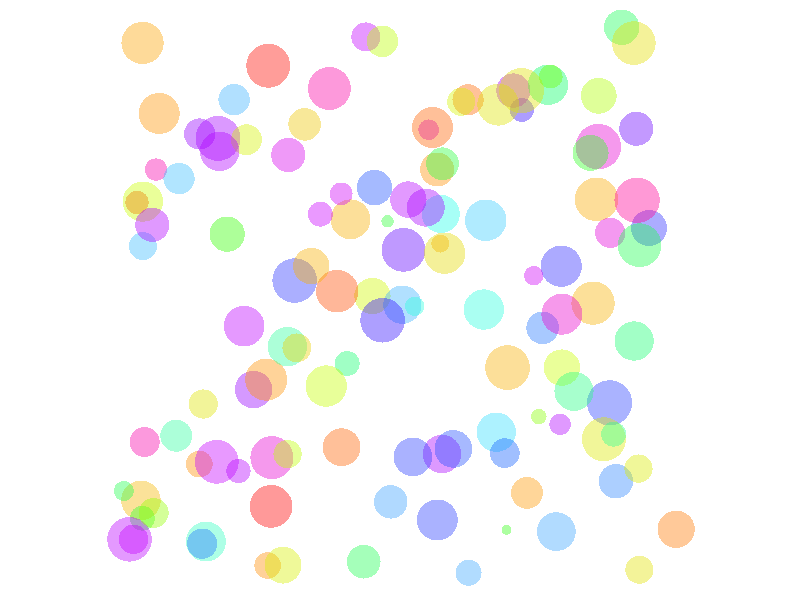

Write R code to recreate this figure.
# Load the libraries
library(ggplot2)
library(scales)

# Set seed for reproducibility
set.seed(123456789)

# Generate sample data
n <- 120  # Number of circles
data <- data.frame(
  x = runif(n, 0, 256),
  y = runif(n, 0, 256),
  size = runif(n, 1, 81),
  fill = runif(n)
)

# Create the plot
p <- ggplot(data, aes(x = x, y = y)) +
  geom_point(aes(size = size, color = fill), shape = 16, alpha = 0.4) +
  scale_size(range = c(3, 15)) +
  scale_color_gradientn(colors = rainbow(10), guide = "none") +
  theme_void() +
  theme(legend.position = "none") +
  coord_fixed(ratio = 1)

# Save the plot
ggsave("./geocomplexity_bgplot.png", plot = p, 
       width = 256, height = 256, units = "px", dpi = 72)
